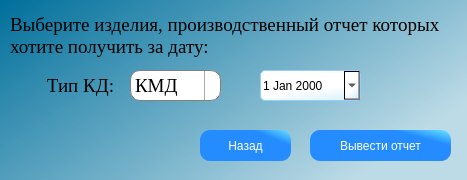
<?xml version="1.0" encoding="UTF-8"?>
<ui version="4.0">
 <class>MainWindow</class>
 <widget class="QMainWindow" name="MainWindow">
  <property name="geometry">
   <rect>
    <x>0</x>
    <y>0</y>
    <width>467</width>
    <height>180</height>
   </rect>
  </property>
  <property name="minimumSize">
   <size>
    <width>467</width>
    <height>180</height>
   </size>
  </property>
  <property name="maximumSize">
   <size>
    <width>467</width>
    <height>180</height>
   </size>
  </property>
  <property name="windowTitle">
   <string>Вывод отчета</string>
  </property>
  <property name="styleSheet">
   <string notr="true">QWidget#centralwidget{
     background:qlineargradient(spread:pad, x1:0, y1:0, x2:1, y2:0.574, stop:0 rgba(0, 111, 155, 255), stop:1 rgba(187, 218, 230, 248));
}</string>
  </property>
  <widget class="QWidget" name="centralwidget">
   <widget class="QPushButton" name="backButton">
    <property name="geometry">
     <rect>
      <x>200</x>
      <y>130</y>
      <width>91</width>
      <height>31</height>
     </rect>
    </property>
    <property name="styleSheet">
     <string notr="true">QPushButton{
     background-color: qlineargradient(spread:pad, x1:0.75, y1:0.204545, x2:1, y2:0, stop:0 rgba(36, 140, 255, 255), stop:1 rgba(106, 232, 255, 255));
     border-style: outset;
     border-radius: 10px;
     font: 10pt &quot;Times New Roman&quot;;
	 color:white;
 }

QPushButton:hover{
     background-color:qlineargradient(spread:reflect, x1:0, y1:0.261, x2:0.989, y2:0, stop:0.267045 rgba(255, 0, 0, 255), stop:1 rgba(255, 255, 255, 255));
     border-style: inset;
     font: 12pt &quot;Times New Roman&quot;;
	 color:black;
 }</string>
    </property>
    <property name="text">
     <string>Назад</string>
    </property>
   </widget>
   <widget class="QPushButton" name="print_reportButton">
    <property name="geometry">
     <rect>
      <x>310</x>
      <y>130</y>
      <width>141</width>
      <height>31</height>
     </rect>
    </property>
    <property name="styleSheet">
     <string notr="true">QPushButton{
     background-color: qlineargradient(spread:pad, x1:0.75, y1:0.204545, x2:1, y2:0, stop:0 rgba(36, 140, 255, 255), stop:1 rgba(106, 232, 255, 255));
     border-style: outset;
     border-radius: 10px;
     font: 10pt &quot;Times New Roman&quot;;
	 color:white;
 }

QPushButton:hover{
     background-color:qlineargradient(spread:pad, x1:0, y1:0, x2:1, y2:0, stop:0 rgba(0, 171, 0, 255), stop:1 rgba(255, 255, 255, 255));
     border-style: inset;
     font: 12pt &quot;Times New Roman&quot;;
	 color:black;
 }</string>
    </property>
    <property name="text">
     <string>Вывести отчет</string>
    </property>
   </widget>
   <widget class="QLabel" name="label_2">
    <property name="geometry">
     <rect>
      <x>10</x>
      <y>10</y>
      <width>441</width>
      <height>51</height>
     </rect>
    </property>
    <property name="font">
     <font>
      <family>Times New Roman</family>
      <pointsize>14</pointsize>
      <weight>50</weight>
      <bold>false</bold>
     </font>
    </property>
    <property name="styleSheet">
     <string notr="true">font: 14pt &quot;Times New Roman&quot;;</string>
    </property>
    <property name="text">
     <string>Выберите изделия, производственный отчет которых хотите получить за дату:</string>
    </property>
    <property name="alignment">
     <set>Qt::AlignLeading|Qt::AlignLeft|Qt::AlignVCenter</set>
    </property>
    <property name="wordWrap">
     <bool>true</bool>
    </property>
   </widget>
   <widget class="QComboBox" name="type_progBox">
    <property name="geometry">
     <rect>
      <x>130</x>
      <y>70</y>
      <width>91</width>
      <height>31</height>
     </rect>
    </property>
    <property name="font">
     <font>
      <family>Times New Roman</family>
      <pointsize>14</pointsize>
      <weight>9</weight>
      <italic>false</italic>
      <bold>false</bold>
     </font>
    </property>
    <property name="styleSheet">
     <string notr="true">QComboBox {
    border: 1px solid gray;
    border-radius: 10px;
    font: 75 14pt &quot;Times New Roman&quot;;
}
QComboBox QAbstractItemView {
    border: 3px solid darkgray;
    selection-background-color:qlineargradient(spread:pad, x1:0.886, y1:0.0625, x2:1, y2:0, stop:0.869318 rgba(0, 124, 255, 237), stop:1 rgba(255, 255, 255, 255));
}
QComboBox:on { /* shift the text when the popup opens */
    padding-top: 3px;
    padding-left: 4px;
}

QComboBox::drop-down {
    subcontrol-origin: padding;
    subcontrol-position: top right;
    width: 15px;
    border-left-width: 1px;
    border-left-color: darkgray;
    border-left-style: solid; /* just a single line */
    border-top-right-radius: 3px; /* same radius as the QComboBox */
    border-bottom-right-radius: 3px;
}

QComboBox::down-arrow {
    image: url(:/arrow/dop/arrow.png);
	height: 18;
	width: 18;
}

QComboBox::down-arrow:on { /* shift the arrow when popup is open */
    top: 1px;
    left: 1px;
}
QComboBox:editable {
    background: white;
}

QComboBox:!editable, QComboBox::drop-down:editable {
     background: qlineargradient(x1: 0, y1: 0, x2: 0, y2: 1,
                                 stop: 0 #E1E1E1, stop: 0.4 #DDDDDD,
                                 stop: 0.5 #D8D8D8, stop: 1.0 #D3D3D3);
}

/* QComboBox gets the &quot;on&quot; state when the popup is open */
QComboBox:!editable:on, QComboBox::drop-down:editable:on {
    background: qlineargradient(x1: 0, y1: 0, x2: 0, y2: 1,
                                stop: 0 #D3D3D3, stop: 0.4 #D8D8D8,
                                stop: 0.5 #DDDDDD, stop: 1.0 #E1E1E1);
}
QComboBox QAbstractItemView::item:hover {
    color: black;
    background-color: lightgreen;   /*  The whole drop-down window crosss the background color of each item */
}

/*  After dropping, the entire drop-down window is selected for each pattern. */
QComboBox QAbstractItemView::item:selected {
    color: #FFFFFF;
    background-color: lightgreen;
}
QComboBox:hover {
    background:qradialgradient(spread:pad, cx:0.5, cy:0.5, radius:0.5, fx:0.5, fy:0.5, stop:0 rgba(209, 248, 255, 255), stop:1 rgba(234, 255, 255, 255));
}</string>
    </property>
    <item>
     <property name="text">
      <string>КМД</string>
     </property>
    </item>
    <item>
     <property name="text">
      <string>ПВХ</string>
     </property>
    </item>
    <item>
     <property name="text">
      <string>СПУ</string>
     </property>
    </item>
   </widget>
   <widget class="QLabel" name="label_3">
    <property name="geometry">
     <rect>
      <x>30</x>
      <y>70</y>
      <width>101</width>
      <height>31</height>
     </rect>
    </property>
    <property name="font">
     <font>
      <family>Times New Roman</family>
      <pointsize>14</pointsize>
      <weight>50</weight>
      <bold>false</bold>
     </font>
    </property>
    <property name="styleSheet">
     <string notr="true"/>
    </property>
    <property name="text">
     <string>Тип КД:</string>
    </property>
    <property name="alignment">
     <set>Qt::AlignCenter</set>
    </property>
   </widget>
   <widget class="QDateEdit" name="dateEdit">
    <property name="geometry">
     <rect>
      <x>260</x>
      <y>70</y>
      <width>101</width>
      <height>31</height>
     </rect>
    </property>
    <property name="styleSheet">
     <string notr="true">QDateEdit{
     background-color:qlineargradient(spread:pad, x1:1, y1:1, x2:0.813, y2:0.527727, stop:0 rgba(212, 239, 255, 255), stop:1 rgba(255, 255, 255, 255));
	border : 1px solid;
	border-color:rgb(148, 205, 255);
    border-radius: 5%;
	color:black;
	font: 12pt &quot;Times New Roman&quot;;
 }</string>
    </property>
    <property name="dateTime">
     <datetime>
      <hour>0</hour>
      <minute>0</minute>
      <second>0</second>
      <year>2000</year>
      <month>1</month>
      <day>1</day>
     </datetime>
    </property>
    <property name="calendarPopup">
     <bool>true</bool>
    </property>
   </widget>
  </widget>
 </widget>
 <resources>
  <include location="../images/images_store.qrc"/>
 </resources>
 <connections/>
</ui>
